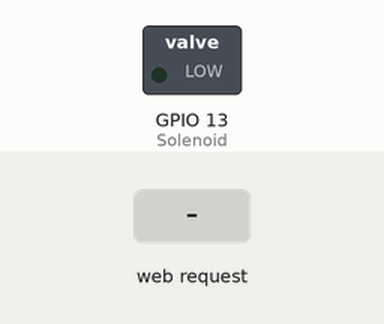
Simulated run of this sketch. Board: ESP8266 (NodeMCU). Parts: switched loads named in the sketch (green lamp = pin HIGH). The test bench sets the inputs (shaded band). WiFi joins after 1.5 s; servers stay silent unless stated; what the sketch prints to the serial monitor is not drawn.

Above: at 2.7 s.
2.8 s: HTTP request GET /Solenoid=ON received
At 3.5 s:
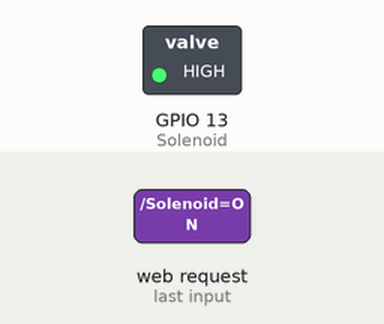
4.3 s: HTTP request GET /Solenoid=OFF received
At 4.6 s:
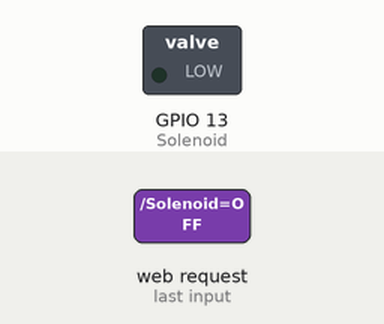
Timing chart, 0 to 7.3 s (numbered marks = the images above; inputs shaded):
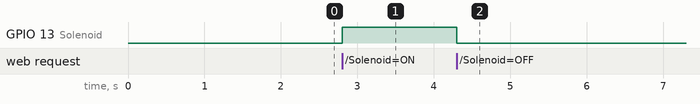

Measured:
- after the input at 2.8 s, GPIO 13 (Solenoid): LOW → HIGH at once
- after the input at 4.3 s, GPIO 13 (Solenoid): HIGH → LOW at once

The sketch:

Smart_lock_with_html_page.ino
```cpp
#include <ESP8266WiFi.h>

const char* ssid = "Redmi";
const char* password = "12345678";

int Solenoid = 13; // GPIO13---D7 of NodeMCU
WiFiServer server(80);

void setup() {
  Serial.begin(115200);
  delay(10);

  pinMode(Solenoid, OUTPUT);    //D7 as output
  digitalWrite(Solenoid, LOW);  //Deactivate Solenoid

  // Connect to WiFi network
  Serial.println();
  Serial.println();
  Serial.print("Connecting to ");
  Serial.println(ssid);

  WiFi.begin(ssid, password);

  while (WiFi.status() != WL_CONNECTED) {
    delay(500);
    Serial.print(".");
  }
  Serial.println("");
  Serial.println("WiFi connected");

  // Start the server
  server.begin();
  Serial.println("Server started");

  // Print the IP address on serial monitor
  Serial.print("Use this URL to connect: ");
  Serial.print("http://");    //URL IP to be typed in mobile/desktop browser
  Serial.print(WiFi.localIP());
  Serial.println("/");

}

void loop() {
  // Check if a client has connected
  WiFiClient client = server.available();
  if (!client) {
    return;
  }

  // Wait until the client sends some data
  Serial.println("new client");
  while(!client.available()){
    delay(1);
  }

  // Read the first line of the request
  String request = client.readStringUntil('\r');
  Serial.println(request);
  client.flush();

  // Match the request

  int value = LOW;
  if (request.indexOf("/Solenoid=ON") != -1)  {
    digitalWrite(Solenoid, HIGH);
    value = HIGH;
  }
  if (request.indexOf("/Solenoid=OFF") != -1)  {
    digitalWrite(Solenoid, LOW);
    value = LOW;
  }

// Set Solenoid according to the request
//digitalWrite(Solenoid, value);

  // Return the response
  client.println("HTTP/1.1 200 OK");
  client.println("Content-Type: text/html");
  client.println(""); //  do not forget this one
  client.println("<!DOCTYPE HTML>");
  client.println("<html>");

  client.print("Solenoid is now: ");

  if(value == HIGH) {
    client.print("On");
  } else {
    client.print("Off");
  }
  client.println("<br><br>");
  client.println("<a href=\"/Solenoid=ON\"\"><button>On </button></a>");
  client.println("<a href=\"/Solenoid=OFF\"\"><button>Off </button></a><br />");
  client.println("</html>");
  delay(1);
  Serial.println("Client disonnected");
  Serial.println("");
}
```
